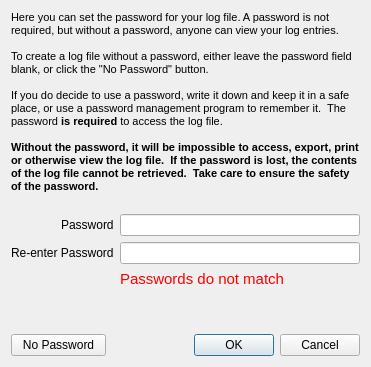
<?xml version="1.0" encoding="UTF-8"?>
<ui version="4.0">
 <class>SetPasswordDlg</class>
 <widget class="QDialog" name="SetPasswordDlg">
  <property name="geometry">
   <rect>
    <x>0</x>
    <y>0</y>
    <width>371</width>
    <height>367</height>
   </rect>
  </property>
  <property name="windowTitle">
   <string>Set Log Password</string>
  </property>
  <layout class="QVBoxLayout" name="verticalLayout">
   <item>
    <widget class="QLabel" name="label">
     <property name="text">
      <string>&lt;!DOCTYPE HTML PUBLIC &quot;-//W3C//DTD HTML 4.0//EN&quot; &quot;http://www.w3.org/TR/REC-html40/strict.dtd&quot;&gt;
&lt;html&gt;&lt;head&gt;&lt;meta name=&quot;qrichtext&quot; content=&quot;1&quot; /&gt;&lt;style type=&quot;text/css&quot;&gt;
p, li { white-space: pre-wrap; }
&lt;/style&gt;&lt;/head&gt;&lt;body style=&quot; font-family:'MS Shell Dlg 2'; font-size:8.25pt; font-weight:400; font-style:normal;&quot;&gt;
&lt;p style=&quot; margin-top:0px; margin-bottom:0px; margin-left:0px; margin-right:0px; -qt-block-indent:0; text-indent:0px;&quot;&gt;&lt;span style=&quot; font-size:8pt;&quot;&gt;Here you can set the password for your log file. A password is not required, but without a password, anyone can view your log entries.&lt;/span&gt;&lt;/p&gt;
&lt;p style=&quot;-qt-paragraph-type:empty; margin-top:0px; margin-bottom:0px; margin-left:0px; margin-right:0px; -qt-block-indent:0; text-indent:0px; font-size:8pt;&quot;&gt;&lt;/p&gt;
&lt;p style=&quot; margin-top:0px; margin-bottom:0px; margin-left:0px; margin-right:0px; -qt-block-indent:0; text-indent:0px;&quot;&gt;&lt;span style=&quot; font-size:8pt;&quot;&gt;To create a log file without a password, either leave the password field blank, or click the &amp;quot;No Password&amp;quot; button.&lt;/span&gt;&lt;/p&gt;
&lt;p style=&quot;-qt-paragraph-type:empty; margin-top:0px; margin-bottom:0px; margin-left:0px; margin-right:0px; -qt-block-indent:0; text-indent:0px; font-size:8pt;&quot;&gt;&lt;/p&gt;
&lt;p style=&quot; margin-top:0px; margin-bottom:0px; margin-left:0px; margin-right:0px; -qt-block-indent:0; text-indent:0px;&quot;&gt;&lt;span style=&quot; font-size:8pt;&quot;&gt;If you do decide to use a password, write it down and keep it in a safe place, or use a password management program to remember it.  The password &lt;/span&gt;&lt;span style=&quot; font-size:8pt; font-weight:600;&quot;&gt;is required&lt;/span&gt;&lt;span style=&quot; font-size:8pt;&quot;&gt; to access the log file.&lt;/span&gt;&lt;/p&gt;
&lt;p style=&quot;-qt-paragraph-type:empty; margin-top:0px; margin-bottom:0px; margin-left:0px; margin-right:0px; -qt-block-indent:0; text-indent:0px; font-size:8pt;&quot;&gt;&lt;/p&gt;
&lt;p style=&quot; margin-top:0px; margin-bottom:0px; margin-left:0px; margin-right:0px; -qt-block-indent:0; text-indent:0px;&quot;&gt;&lt;span style=&quot; font-size:8pt; font-weight:600;&quot;&gt;Without the password, it will be impossible to access, export, print or otherwise view the log file.  If the password is lost, the contents of the log file cannot be retrieved.  Take care to ensure the safety of the password.&lt;/span&gt;&lt;/p&gt;&lt;/body&gt;&lt;/html&gt;</string>
     </property>
     <property name="textFormat">
      <enum>Qt::TextFormat::AutoText</enum>
     </property>
     <property name="wordWrap">
      <bool>true</bool>
     </property>
    </widget>
   </item>
   <item>
    <spacer name="verticalSpacer">
     <property name="orientation">
      <enum>Qt::Orientation::Vertical</enum>
     </property>
     <property name="sizeType">
      <enum>QSizePolicy::Policy::Fixed</enum>
     </property>
     <property name="sizeHint" stdset="0">
      <size>
       <width>20</width>
       <height>15</height>
      </size>
     </property>
    </spacer>
   </item>
   <item>
    <layout class="QFormLayout" name="formLayout">
     <property name="labelAlignment">
      <set>Qt::AlignmentFlag::AlignRight|Qt::AlignmentFlag::AlignTrailing|Qt::AlignmentFlag::AlignVCenter</set>
     </property>
     <item row="0" column="0">
      <widget class="QLabel" name="label_2">
       <property name="text">
        <string>Password</string>
       </property>
      </widget>
     </item>
     <item row="0" column="1">
      <widget class="QLineEdit" name="passwordEdit">
       <property name="echoMode">
        <enum>QLineEdit::EchoMode::Password</enum>
       </property>
      </widget>
     </item>
     <item row="1" column="0">
      <widget class="QLabel" name="label_3">
       <property name="text">
        <string>Re-enter Password</string>
       </property>
      </widget>
     </item>
     <item row="1" column="1">
      <widget class="QLineEdit" name="reEnterPasswordEdit">
       <property name="echoMode">
        <enum>QLineEdit::EchoMode::Password</enum>
       </property>
      </widget>
     </item>
     <item row="2" column="1">
      <widget class="QLabel" name="passwordsNotMatchLabel">
       <property name="font">
        <font>
         <pointsize>11</pointsize>
        </font>
       </property>
       <property name="styleSheet">
        <string notr="true">color: red</string>
       </property>
       <property name="text">
        <string>Passwords do not match</string>
       </property>
      </widget>
     </item>
    </layout>
   </item>
   <item>
    <spacer name="verticalSpacer_2">
     <property name="orientation">
      <enum>Qt::Orientation::Vertical</enum>
     </property>
     <property name="sizeHint" stdset="0">
      <size>
       <width>20</width>
       <height>21</height>
      </size>
     </property>
    </spacer>
   </item>
   <item>
    <layout class="QHBoxLayout" name="horizontalLayout">
     <item>
      <widget class="QPushButton" name="noPasswordButton">
       <property name="minimumSize">
        <size>
         <width>95</width>
         <height>0</height>
        </size>
       </property>
       <property name="text">
        <string>No Password</string>
       </property>
      </widget>
     </item>
     <item>
      <widget class="QDialogButtonBox" name="buttonBox">
       <property name="standardButtons">
        <set>QDialogButtonBox::StandardButton::Cancel|QDialogButtonBox::StandardButton::Ok</set>
       </property>
      </widget>
     </item>
    </layout>
   </item>
  </layout>
 </widget>
 <layoutdefault spacing="6" margin="11"/>
 <resources/>
 <connections>
  <connection>
   <sender>buttonBox</sender>
   <signal>rejected()</signal>
   <receiver>SetPasswordDlg</receiver>
   <slot>reject()</slot>
   <hints>
    <hint type="sourcelabel">
     <x>225</x>
     <y>294</y>
    </hint>
    <hint type="destinationlabel">
     <x>185</x>
     <y>163</y>
    </hint>
   </hints>
  </connection>
 </connections>
</ui>
